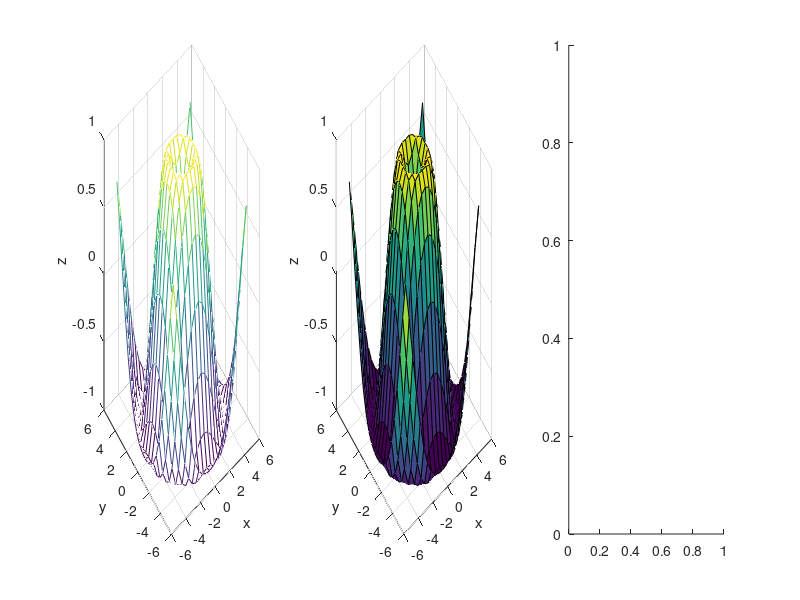

MATLAB code to generate this figure: (Note: this script raises an error after producing the figure.)
% Isaac Pfleegor
% CSCD 409, Homework 5
% <05/04/2016>
%
clc, clear, close all ;

% the following is to help the grader (substitute your name)
diary ipfleegorHw5.txt

% Always display your name at runtime
disp('Isaac Pfleegor- CSCD 409 Homework 5') ;

% change to Octave to Matlab if that's what you use
disp('This assignment was tested in Matlab') ;   

%problem 1
disp('');
disp('================Problem 1 ==============');

x = -5:0.5:5; 
y = -5:0.5:5;

%create 2d matrix with x and y
[X,Y] = meshgrid(x,y);

X_2 = X.^2;
Y_2 = Y.^2;

Z = sin(sqrt(X_2 + Y_2));
%TODO:find a way to adjust figure size by default 
figure
subplot(1,3,1);

%plot subplots and add labels

mesh(X,Y,Z);
xlabel('x');
ylabel('y');
zlabel('z');

subplot(1,3,2);
surf(X,Y,Z);
xlabel('x');
ylabel('y');
zlabel('z');

subplot(1,3,3);
mysurfc(1.2, X,Y,Z);
xlabel('x');
ylabel('y');
zlabel('z');

%problem 2
disp('');
disp('==================Problem 2================');
load lake_powell.dat;
%sum each column
year_sums = sum(lake_powell(:,:));

disp('part a');
year_averages = (year_sums / 12)

%for total average sum all years and divide by total number of months
total_average = sum(year_sums)/(12*8)

disp('part b');
higher_than_average_months = find(year_averages>=total_average);

total_higher_months = max(higher_than_average_months);

fprintf('Number of months higher than total average: %d\n', total_higher_months);

years = 2000:2007;
%parse years and averages using index
years_above_average = years(higher_than_average_months)';
averages_above_average = year_averages(higher_than_average_months)';
disp('part c');
table(years_above_average, averages_above_average)

%problem 2
disp('');
disp('==================Problem 3================');

val1 = input('enter the first value of a fibonacci sequence: ');
val2 = input('enter the second value of a fibonacci sequence: ');

ratio = ihpFibRatio(val1,val2);

fprintf('ratio returned: %d\n', ratio);

%problem 4
disp('');
disp('================Problem 4 ==============');
base = 2000;
mo_contrib = 175;
mo_interest = 0.0041;
%12 months * 18years
total_months = 12 * 18;

balance_ledger = zeros(1,total_months);

balance_ledger(1,1) = base + (base + mo_contrib)*mo_interest + mo_contrib;

% 
% New balance = Old balance + interest + your contribution
for i = 2:total_months
    %get the old balance from ledger
    old_balance = balance_ledger(1, i-1);
    %add interest and new contribution to old_balance
    new_balance = old_balance + old_balance*mo_interest + mo_contrib;
    balance_ledger(1,i) = new_balance;
end

count = 1:total_months;
figure
plot(count,balance_ledger);
xlabel('months');
ylabel('balance');
cummulative_savings = balance_ledger(1,end);

fprintf('total savings accumulated: %d\n', cummulative_savings);
% Find the amount in the savings account each month for the next 18 years (create a vector of the
% values). A for loop is fine here. Plot the amount in the account as a function of elapsed time in
% months.

disp('');
disp('==================Problem 5================');
PercentIncrease  =  [10, 0, 10, 0, 10, 5, 5, 0, 5, 5, 0, 10, 0, 5, 10, 5, 0, 10, 0, 0, 5, 5] ;
%adjust percentage increase vector to represent decimal val
PercentIncrease = PercentIncrease *.01;
tuition_cost = 7200;
cummulative_cost = 0;
for i = 1:length(PercentIncrease)
   
    tuition_cost = tuition_cost*PercentIncrease(i) + tuition_cost;
    %total cost while student is in college
    %sum of last 4 years of tuition_cost

    if i > 18
       cummulative_cost = cummulative_cost + tuition_cost;   
    end
end

fprintf('total cost of college over 4 years: %d\n', cummulative_cost);

disp('');
disp('==================Problem 6================');
fprintf('Total savings - cummulative cost of college = %d\n', cummulative_savings - cummulative_cost);
disp('');
disp('==================Problem 7================');
figure
%calculate vals as a function of t
t = 0:30;
vals = (-9.8/2)*(t.^2)+125*t+500;
%plot the trajectory values
plot(vals)
grid on
%click on the max Y values for height
%and max x values for time elapse
%

disp('please click the approximate height of the trajectory and the');
disp('landing (x=0) and press enter');

[X,Y] = ginput;

%find Y values where Y <= 0 (landing point)
est_land_time_index = find(Y <=0);
%return time where rocket has landed
est_land_time = X(est_land_time_index);
%max function for finding max height(Y value)
est_max_height = max(Y);

fprintf('estimated max height of rocket: %d\n', est_max_height);
fprintf('estimated landing time of rocket: %d\n', est_land_time);

%end of file
diary off
